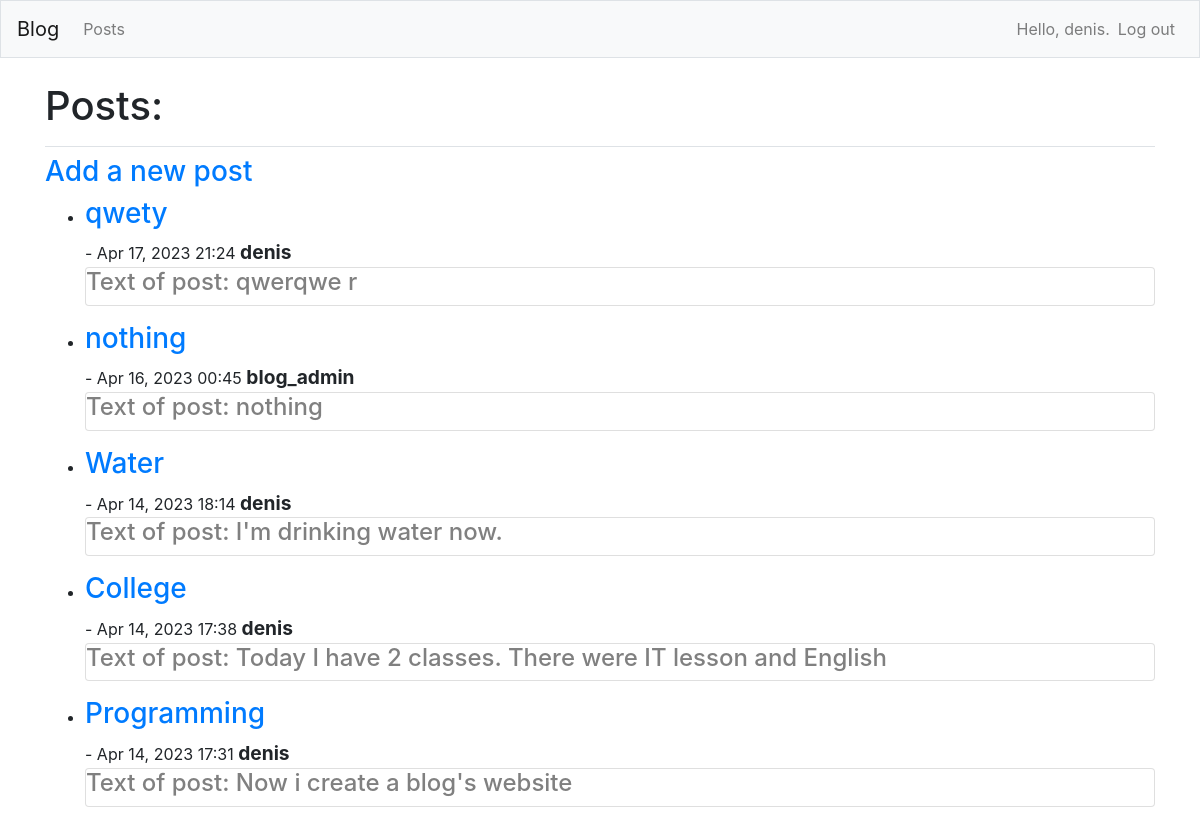
Screenshot of /posts/ (signed in) with the database file from the repository.
### blogs/models.py (models this page shows)
class BlogPost(models.Model):
    title = models.CharField(max_length=200)
    text = models.TextField()
    date_added = models.DateTimeField(auto_now_add=True)
    owner = models.ForeignKey(User, on_delete=models.CASCADE)

### blogs/views.py (the view)
# urls.py: path('posts/', views.posts, name='posts'),
def posts(request):
    posts = BlogPost.objects.order_by('-date_added')
    context = {'posts': posts}
    return render(request, 'blogs/posts.html', context)

### blogs/templates/blogs/posts.html
{% extends "blogs/base.html" %}
{% block page_header %}
    <h1>Posts:</h1>
{% endblock page_header %}
{% block content %}
    <h3><a href="{% url 'blogs:new_post' %}">Add a new post</a></h3>
    <ul>
        {% for post in posts %}
            <li><h3><a href="{% url 'blogs:post' post.id %}">{{ post.title }}</a></h3> - {{ post.date_added|date:'M d, Y H:i' }} <big><b>{{ post.owner }}</big></b></li>
            <div class="card mb-3">
                <h4 style="color:gray;">Text of post: {{ post.text }}</h4>
            </div>
        {% empty %}
            <li><h3>There are no posts have been added yet.</h3></li>
        {% endfor %}
    </ul>
{% endblock content %}

### blogs/templates/blogs/base.html (shortened to what this page needs)
{% load bootstrap4 %}
<!doctype html>
<html lang="en">
    <head>
        {% bootstrap_css %}
    </head>
    <body>
        <nav class="navbar navbar-expand-md navbar-light bg-light mb-4 border">
            <a class="navbar-brand" href="{% url 'blogs:index' %}">Blog</a>
        <div class="collapse navbar-collapse" id="navbarCollapse">
            <ul class="navbar-nav mr-auto">
                <li class="nav-item">
                    <a class="nav-link" href="{% url 'blogs:posts' %}">Posts</a>
                </li>
            </ul>
            <ul class="navbar-nav ml-auto">
                {% if user.is_authenticated %}
                    <li class="nav-item">
                        <span class="navbar-text">Hello, {{ user.username }}.</span>
                    </li>
                    <li class="nav-item">
                        <a class="nav-link" href="{% url 'users:logout' %}">Log out</a>
                    </li>
                {% endif %}
            </ul>
        </div>
        </nav>
        <main role="main" class="container">
            <div class="pb-2 mb-2 border-bottom">
                {% block page_header %}{% endblock page_header %}
            </div>
            <div>
                {% block content %}{% endblock content %}
            </div>
        </main>
    </body>
</html>

### rows the page displays
BlogPost: title "qwety", date_added "Apr 17, 2023 21:24", owner "denis", text "qwerqwe r"
BlogPost: title "nothing", date_added "Apr 16, 2023 00:45", owner "blog_admin", text "nothing"
BlogPost: title "Water", date_added "Apr 14, 2023 18:14", owner "denis", text "I'm drinking water now."
BlogPost: title "College", date_added "Apr 14, 2023 17:38", owner "denis", text "Today I have 2 classes. There were IT lesson and English"
BlogPost: title "Programming", date_added "Apr 14, 2023 17:31", owner "denis", text "Now i create a blog's website"

### other values shown
{{ user.username }} "denis"
